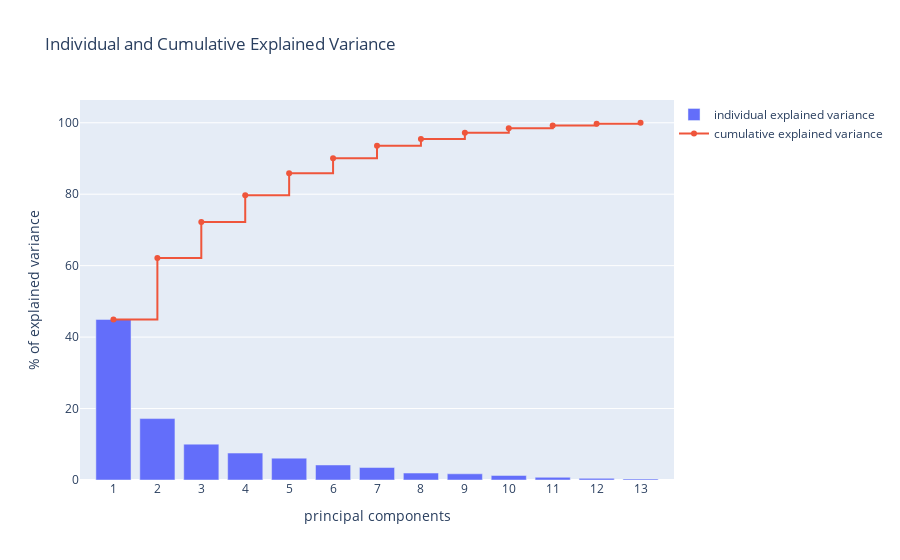

Here is the notebook cell this chart was saved with:
### Markdown cell above
The following graph is a box plot that represents the percentage of variance explained by each principal component.
The scatter plot over the box plot visualizes the cumulative variance explained by the principal components.In this way we have a visual tool that allow us to select the right number of components considering the total variance that they keep.

### Code cell
tot = sum(pca.explained_variance_)
var_exp = [(p / tot) * 100 for p in sorted(pca.explained_variance_, reverse=True)]
cum_var_exp = np.cumsum(var_exp)


trace_cum_var_exp = go.Bar(
    x=list(range(1, len(cum_var_exp) + 1)),
    y=var_exp,
    name="individual explained variance",
)
trace_ind_var_exp = go.Scatter(
    x=list(range(1, len(cum_var_exp) + 1)),
    y=cum_var_exp,
    mode='lines+markers',
    name="cumulative explained variance",
    line=dict(
        shape='hv',
    ))
data = [trace_cum_var_exp, trace_ind_var_exp]
layout = go.Layout(
    title='Individual and Cumulative Explained Variance',
    autosize=True,
    yaxis=dict(
        title='% of explained variance',
    ),
    xaxis=dict(
        title="principal components",
        dtick=1,
    ),
    legend=dict(
        x=1,
        y=1,
    ),
)
fig = go.Figure(data=data, layout=layout)
iplot(fig, filename='basic-bar')

### Figure 1 — Plotly figure (JSON) as saved in the notebook; plotly's stock layout.template omitted (floating-point values rounded to 4 significant figures)
{"data": [{"name": "individual explained variance", "type": "bar", "x": [1, 2, 3, 4, 5, 6, 7, 8, 9, 10, 11, 12, 13], "y": [44.95, 17.19, 10.04, 7.537, 6.119, 4.207, 3.491, 1.943, 1.733, 1.274, 0.7518, 0.4594, 0.3003]}, {"line": {"shape": "hv"}, "mode": "lines+markers", "name": "cumulative explained variance", "type": "scatter", "x": [1, 2, 3, 4, 5, 6, 7, 8, 9, 10, 11, 12, 13], "y": [44.95, 62.15, 72.18, 79.72, 85.84, 90.05, 93.54, 95.48, 97.21, 98.49, 99.24, 99.7, 100.0]}], "layout": {"autosize": true, "legend": {"x": 1, "y": 1}, "title": {"text": "Individual and Cumulative Explained Variance"}, "xaxis": {"dtick": 1, "title": {"text": "principal components"}}, "yaxis": {"title": {"text": "% of explained variance"}}}}
